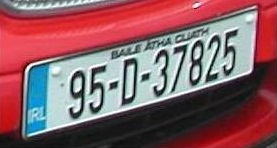
#> input picture images/LicensePlate1.jpg, 277 x 148 px, given in place of Video.mp4, which was not available
$ python ejercicio131.py
#> lines starting #> are read from the running program, lines starting #| are printed output that depends on the picture
import cv2
import numpy as np
#--leer el video
video = cv2.VideoCapture("./videos/Video.mp4")
##video=cv2.VideoCapture(0)

i = 0
while True:
    #--leemos las imagenes del video que se almacenaran en frame
	ret, frame = video.read()
#> frame is the input picture: shape (148, 277, 3); mean B, G, R 99.7, 93.6, 137.2
    #--en caso de que no se haya podido tomar una imagen ret=false
	if ret == False: break
    #--convertimos a escala de grises
	gray = cv2.cvtColor(frame, cv2.COLOR_BGR2GRAY)
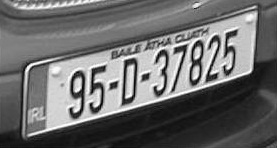
#> gray: shape (148, 277); min 1, max 255, mean 107.3

    #--Ahora usaremos el contador i, este nos permitirá guardar una imagen del fondo
    #  de la escena a la veinteava iteración con el objetivo de asegurar que se encienda
    #  correctamente la cámara y evitar tomar una imagen oscura en un principio.
    #  Cuando la iteración es mayor a 20 en cambio podremos seguir con el proceso de sustracción de imágenes.

    #--Cuando el contador llega a 20, entonces se graba la imagen gray en bgGray,
    # que será la imagen del fondo de la escena. Esta nos servirá para restarla de la imagen actual.
	if i == 20:
		bgGray = gray

    #-- Una vez que el contador es mayor a 20, se procede a usar cv2.absdiff,
    #   para poder restar la imagen actual y la del fondo.
	if i > 20:
		dif = cv2.absdiff(gray, bgGray)
        #--convertir la la imagen dif a binaria,
		_, th = cv2.threshold(dif, 40, 255, cv2.THRESH_BINARY)
	    #--encontrar los contornos
		cnts, _ = cv2.findContours(th, cv2.RETR_EXTERNAL, cv2.CHAIN_APPROX_SIMPLE)
		#cv2.drawContours(frame, cnts, -1, (0,0,255),2)

        #--Una vez que tenemos todos los contornos encontrados,
        # es necesario descartar aquellos que sean muy pequeños y que no representen movimiento.
        # Para ello es necesario estudiar cada uno de estos contornos por lo que emplearemos el bucle for.
		for c in cnts:
			area = cv2.contourArea(c)
			if area > 9000:
				x,y,w,h = cv2.boundingRect(c)
				cv2.rectangle(frame, (x,y), (x+w,y+h),(0,255,0),2)

	cv2.imshow('Frame',frame)

	i = i+1
	if cv2.waitKey(30) & 0xFF == ord ('q'):
#> (key Esc is pressed here)
		break
video.release()

$ run again, on images/ave.jpg
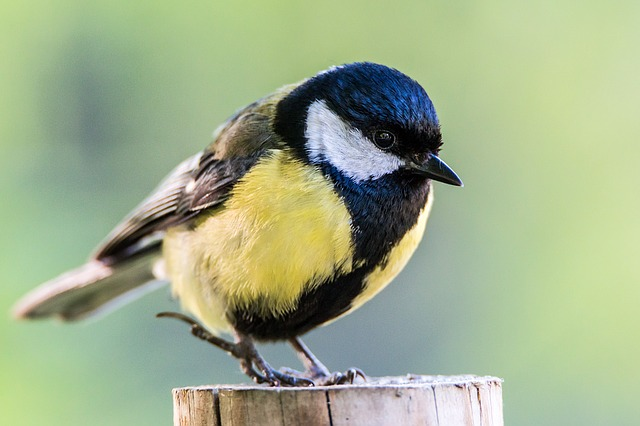
#> input picture images/ave.jpg, 640 x 426 px, given in place of Video.mp4, which was not available
#> frame is the input picture: shape (426, 640, 3); mean B, G, R 139.9, 174.4, 159.9
#> `gray = cv2.cvtColor(frame, cv2.COLOR_BGR2GRAY)`:
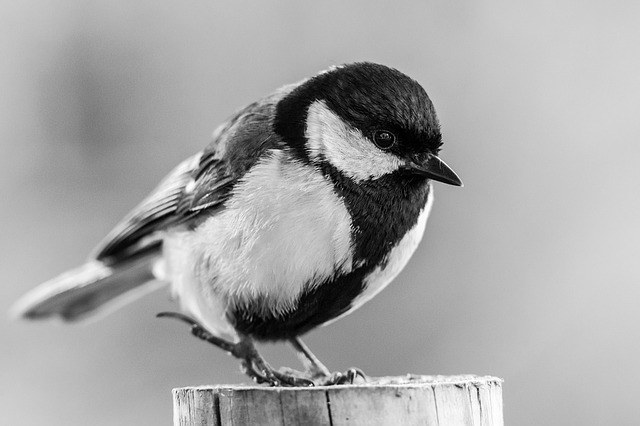
#> gray: shape (426, 640); min 0, max 255, mean 166.1

$ run again, on images/brown-eyes.jpg
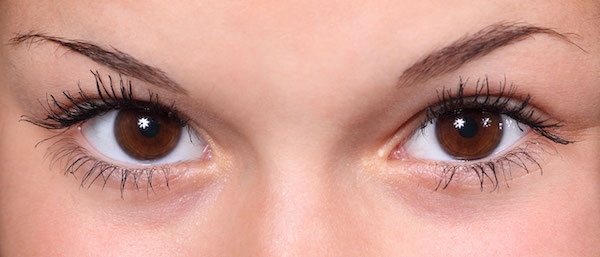
#> input picture images/brown-eyes.jpg, 600 x 257 px, given in place of Video.mp4, which was not available
#> frame is the input picture: shape (257, 600, 3); mean B, G, R 142.2, 153.8, 204.8
#> `gray = cv2.cvtColor(frame, cv2.COLOR_BGR2GRAY)`:
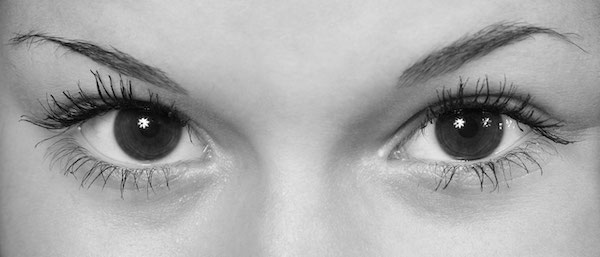
#> gray: shape (257, 600); min 0, max 255, mean 167.7
